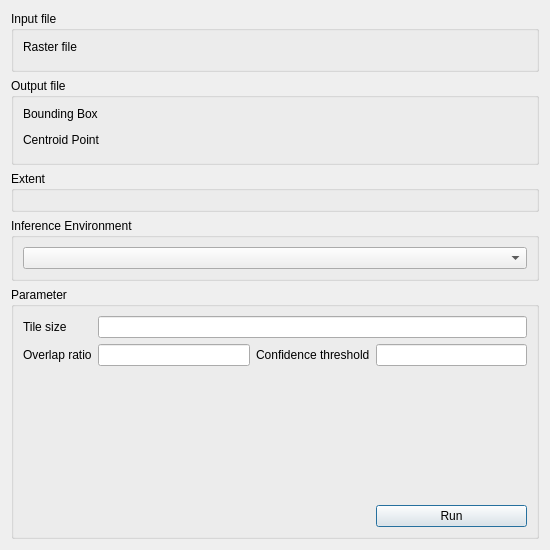
<?xml version="1.0" encoding="UTF-8"?>
<ui version="4.0">
 <class>TerraPluginsDialogBase</class>
 <widget class="QDialog" name="TerraPluginsDialogBase">
  <property name="geometry">
   <rect>
    <x>0</x>
    <y>0</y>
    <width>550</width>
    <height>550</height>
   </rect>
  </property>
  <property name="minimumSize">
   <size>
    <width>500</width>
    <height>500</height>
   </size>
  </property>
  <property name="maximumSize">
   <size>
    <width>550</width>
    <height>550</height>
   </size>
  </property>
  <property name="windowTitle">
   <string>PalmAI - Center Tree</string>
  </property>
  <layout class="QGridLayout" name="gridLayout">
   <item row="1" column="1">
    <widget class="QGroupBox" name="OutputFilegroupBox">
     <property name="title">
      <string>Output file</string>
     </property>
     <layout class="QGridLayout" name="gridLayout_4">
      <item row="0" column="0">
       <widget class="QLabel" name="label">
        <property name="text">
         <string>Bounding Box</string>
        </property>
       </widget>
      </item>
      <item row="1" column="0">
       <widget class="QgsFileWidget" name="mQgsFileWidget_Output">
        <property name="filter">
         <string>Shapefile (*.shp)</string>
        </property>
        <property name="storageMode">
         <enum>QgsFileWidget::SaveFile</enum>
        </property>
       </widget>
      </item>
      <item row="2" column="0">
       <widget class="QLabel" name="label_2">
        <property name="text">
         <string>Centroid Point</string>
        </property>
       </widget>
      </item>
      <item row="3" column="0">
       <widget class="QgsFileWidget" name="mQgsFileWidget_Centroid">
        <property name="filter">
         <string>Shapefile (*.shp)</string>
        </property>
        <property name="storageMode">
         <enum>QgsFileWidget::SaveFile</enum>
        </property>
       </widget>
      </item>
     </layout>
    </widget>
   </item>
   <item row="0" column="1">
    <widget class="QGroupBox" name="InputFilegroupBox">
     <property name="title">
      <string>Input file</string>
     </property>
     <layout class="QGridLayout" name="gridLayout_2">
      <item row="0" column="0">
       <widget class="QLabel" name="Input_raster">
        <property name="text">
         <string>Raster file</string>
        </property>
       </widget>
      </item>
      <item row="1" column="0" colspan="2">
       <widget class="QgsFileWidget" name="mQgsFileWidget_Raster">
        <property name="filter">
         <string>GeoTIFF (*.tif *.tiff)</string>
        </property>
       </widget>
      </item>
     </layout>
    </widget>
   </item>
   <item row="4" column="1">
    <widget class="QGroupBox" name="ParametergroupBox">
     <property name="title">
      <string>Parameter</string>
     </property>
     <layout class="QGridLayout" name="gridLayout_3">
      <item row="0" column="0">
       <widget class="QLabel" name="tile_size_para">
        <property name="text">
         <string>Tile size</string>
        </property>
       </widget>
      </item>
      <item row="2" column="3">
       <widget class="QLineEdit" name="le_confidence"/>
      </item>
      <item row="2" column="1">
       <widget class="QLineEdit" name="le_overlap"/>
      </item>
      <item row="0" column="1" colspan="3">
       <widget class="QLineEdit" name="le_tile_size"/>
      </item>
      <item row="2" column="2">
       <widget class="QLabel" name="confidence_thres_para">
        <property name="text">
         <string>Confidence threshold</string>
        </property>
       </widget>
      </item>
      <item row="2" column="0">
       <widget class="QLabel" name="overlap_para">
        <property name="text">
         <string>Overlap ratio</string>
        </property>
       </widget>
      </item>
      <item row="3" column="1">
       <spacer name="verticalSpacer">
        <property name="orientation">
         <enum>Qt::Vertical</enum>
        </property>
        <property name="sizeHint" stdset="0">
         <size>
          <width>20</width>
          <height>40</height>
         </size>
        </property>
       </spacer>
      </item>
      <item row="4" column="3">
       <widget class="QPushButton" name="btn_run">
        <property name="text">
         <string>Run</string>
        </property>
       </widget>
      </item>
     </layout>
    </widget>
   </item>
   <item row="3" column="1">
    <widget class="QGroupBox" name="groupBox">
     <property name="title">
      <string>Inference Environment</string>
     </property>
     <layout class="QGridLayout" name="gridLayout_5">
      <item row="0" column="0">
       <widget class="QComboBox" name="mComboBox_Device"/>
      </item>
     </layout>
    </widget>
   </item>
   <item row="2" column="1">
    <widget class="QGroupBox" name="groupBox_2">
     <property name="title">
      <string>Extent</string>
     </property>
     <layout class="QGridLayout" name="gridLayout_6">
      <item row="0" column="0">
       <widget class="QgsFileWidget" name="mQgsFileWidget_Extent">
        <property name="filter">
         <string>Shapefile (*.shp)</string>
        </property>
       </widget>
      </item>
     </layout>
    </widget>
   </item>
  </layout>
 </widget>
 <customwidgets>
  <customwidget>
   <class>QgsFileWidget</class>
   <extends>QWidget</extends>
   <header>qgsfilewidget.h</header>
  </customwidget>
 </customwidgets>
 <resources/>
 <connections/>
</ui>
